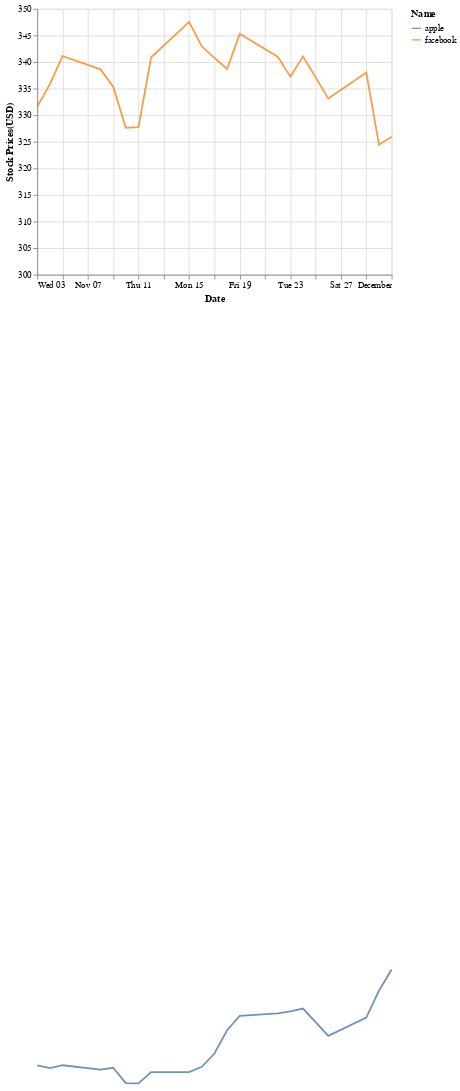

This figure's notebook cell:
### Markdown cell above
いくつもの企業名の株価を観測するので、これでは特定の企業の株価が見えづらい  
そこで縦軸の株価の値を自由に調節できるようにしたい

### Code cell
chart = (
    alt.Chart(data)
    .mark_line(opacity = 0.8)#折れ線グラフ
    .encode(#軸
        x = "Date:T",#Tはタイム。スペース開けてはいけない
        y = alt.Y("Stock Prices(USD):Q", stack = None, scale = alt.Scale(domain = [300, 350])),
        color = 'Name:N'
    )
)
chart

### Figure 1 — Vega-Lite specification as saved in the notebook (floating-point values rounded to 4 significant figures)
{"config": {"view": {"continuousWidth": 400, "continuousHeight": 300}}, "data": {"name": "data-dd374f7459fbb741f72b45c6c5b32bcb"}, "mark": {"type": "line", "opacity": 0.8}, "encoding": {"color": {"type": "nominal", "field": "Name"}, "x": {"type": "temporal", "field": "Date"}, "y": {"type": "quantitative", "field": "Stock Prices(USD)", "scale": {"domain": [300, 350]}, "stack": null}}, "$schema": "https://vega.github.io/schema/vega-lite/v4.8.1.json", "datasets": {"data-dd374f7459fbb741f72b45c6c5b32bcb": [{"Date": "03 November 2021", "Name": "apple", "Stock Prices(USD)": 151.3}, {"Date": "04 November 2021", "Name": "apple", "Stock Prices(USD)": 150.7}, {"Date": "05 November 2021", "Name": "apple", "Stock Prices(USD)": 151.3}, {"Date": "08 November 2021", "Name": "apple", "Stock Prices(USD)": 150.4}, {"Date": "09 November 2021", "Name": "apple", "Stock Prices(USD)": 150.8}, {"Date": "10 November 2021", "Name": "apple", "Stock Prices(USD)": 147.9}, {"Date": "11 November 2021", "Name": "apple", "Stock Prices(USD)": 147.9}, {"Date": "12 November 2021", "Name": "apple", "Stock Prices(USD)": 150.0}, {"Date": "15 November 2021", "Name": "apple", "Stock Prices(USD)": 150.0}, {"Date": "16 November 2021", "Name": "apple", "Stock Prices(USD)": 151.0}, {"Date": "17 November 2021", "Name": "apple", "Stock Prices(USD)": 153.5}, {"Date": "18 November 2021", "Name": "apple", "Stock Prices(USD)": 157.9}, {"Date": "19 November 2021", "Name": "apple", "Stock Prices(USD)": 160.6}, {"Date": "22 November 2021", "Name": "apple", "Stock Prices(USD)": 161.0}, {"Date": "23 November 2021", "Name": "apple", "Stock Prices(USD)": 161.4}, {"Date": "24 November 2021", "Name": "apple", "Stock Prices(USD)": 161.9}, {"Date": "26 November 2021", "Name": "apple", "Stock Prices(USD)": 156.8}, {"Date": "29 November 2021", "Name": "apple", "Stock Prices(USD)": 160.2}, {"Date": "30 November 2021", "Name": "apple", "Stock Prices(USD)": 165.3}, {"Date": "01 December 2021", "Name": "apple", "Stock Prices(USD)": 169.3}, {"Date": "03 November 2021", "Name": "facebook", "Stock Prices(USD)": 331.6}, {"Date": "04 November 2021", "Name": "facebook", "Stock Prices(USD)": 335.9}, {"Date": "05 November 2021", "Name": "facebook", "Stock Prices(USD)": 341.1}, {"Date": "08 November 2021", "Name": "facebook", "Stock Prices(USD)": 338.6}, {"Date": "09 November 2021", "Name": "facebook", "Stock Prices(USD)": 335.4}, {"Date": "10 November 2021", "Name": "facebook", "Stock Prices(USD)": 327.6}, {"Date": "11 November 2021", "Name": "facebook", "Stock Prices(USD)": 327.7}, {"Date": "12 November 2021", "Name": "facebook", "Stock Prices(USD)": 340.9}, {"Date": "15 November 2021", "Name": "facebook", "Stock Prices(USD)": 347.6}, {"Date": "16 November 2021", "Name": "facebook", "Stock Prices(USD)": 343.0}, {"Date": "17 November 2021", "Name": "facebook", "Stock Prices(USD)": 340.8}, {"Date": "18 November 2021", "Name": "facebook", "Stock Prices(USD)": 338.7}, {"Date": "19 November 2021", "Name": "facebook", "Stock Prices(USD)": 345.3}, {"Date": "22 November 2021", "Name": "facebook", "Stock Prices(USD)": 341.0}, {"Date": "23 November 2021", "Name": "facebook", "Stock Prices(USD)": 337.2}, {"Date": "24 November 2021", "Name": "facebook", "Stock Prices(USD)": 341.1}, {"Date": "26 November 2021", "Name": "facebook", "Stock Prices(USD)": 333.1}, {"Date": "29 November 2021", "Name": "facebook", "Stock Prices(USD)": 338.0}, {"Date": "30 November 2021", "Name": "facebook", "Stock Prices(USD)": 324.5}, {"Date": "01 December 2021", "Name": "facebook", "Stock Prices(USD)": 326.0}]}}
